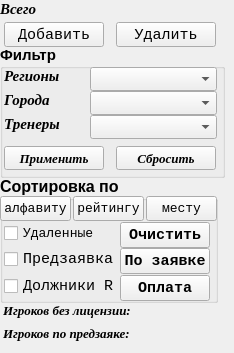
      <widget class="QWidget" name="tab_person">
       <attribute name="title">
        <string>Tab 2</string>
       </attribute>
       <widget class="QLabel" name="label_46">
        <property name="geometry">
         <rect>
          <x>0</x>
          <y>0</y>
          <width>221</width>
          <height>17</height>
         </rect>
        </property>
        <property name="font">
         <font>
          <family>Times New Roman</family>
          <pointsize>11</pointsize>
          <weight>75</weight>
          <italic>true</italic>
          <bold>true</bold>
         </font>
        </property>
        <property name="text">
         <string>Всего</string>
        </property>
       </widget>
       <widget class="QGroupBox" name="groupBox_2">
        <property name="geometry">
         <rect>
          <x>0</x>
          <y>45</y>
          <width>225</width>
          <height>133</height>
         </rect>
        </property>
        <property name="sizePolicy">
         <sizepolicy hsizetype="Preferred" vsizetype="MinimumExpanding">
          <horstretch>0</horstretch>
          <verstretch>0</verstretch>
         </sizepolicy>
        </property>
        <property name="font">
         <font>
          <pointsize>11</pointsize>
          <weight>75</weight>
          <bold>true</bold>
         </font>
        </property>
        <property name="title">
         <string>Фильтр</string>
        </property>
        <widget class="QLabel" name="label_67">
         <property name="geometry">
          <rect>
           <x>4</x>
           <y>22</y>
           <width>71</width>
           <height>18</height>
          </rect>
         </property>
         <property name="font">
          <font>
           <family>Times New Roman</family>
           <pointsize>11</pointsize>
           <italic>true</italic>
          </font>
         </property>
         <property name="text">
          <string>Регионы</string>
         </property>
        </widget>
        <widget class="QComboBox" name="comboBox_fltr_region">
         <property name="geometry">
          <rect>
           <x>90</x>
           <y>22</y>
           <width>127</width>
           <height>24</height>
          </rect>
         </property>
         <property name="sizePolicy">
          <sizepolicy hsizetype="Expanding" vsizetype="Fixed">
           <horstretch>0</horstretch>
           <verstretch>0</verstretch>
          </sizepolicy>
         </property>
         <property name="font">
          <font>
           <family>Times New Roman</family>
           <pointsize>11</pointsize>
          </font>
         </property>
         <property name="editable">
          <bool>false</bool>
         </property>
        </widget>
        <widget class="QLabel" name="label_75">
         <property name="geometry">
          <rect>
           <x>4</x>
           <y>46</y>
           <width>71</width>
           <height>18</height>
          </rect>
         </property>
         <property name="font">
          <font>
           <family>Times New Roman</family>
           <pointsize>11</pointsize>
           <italic>true</italic>
          </font>
         </property>
         <property name="text">
          <string>Города</string>
         </property>
        </widget>
        <widget class="QComboBox" name="comboBox_fltr_city">
         <property name="geometry">
          <rect>
           <x>90</x>
           <y>46</y>
           <width>127</width>
           <height>24</height>
          </rect>
         </property>
         <property name="sizePolicy">
          <sizepolicy hsizetype="Expanding" vsizetype="Fixed">
           <horstretch>0</horstretch>
           <verstretch>0</verstretch>
          </sizepolicy>
         </property>
         <property name="font">
          <font>
           <family>Times New Roman</family>
           <pointsize>11</pointsize>
          </font>
         </property>
         <property name="editable">
          <bool>false</bool>
         </property>
         <property name="insertPolicy">
          <enum>QComboBox::InsertAlphabetically</enum>
         </property>
        </widget>
        <widget class="QLabel" name="label_66">
         <property name="geometry">
          <rect>
           <x>4</x>
           <y>70</y>
           <width>71</width>
           <height>18</height>
          </rect>
         </property>
         <property name="font">
          <font>
           <family>Times New Roman</family>
           <pointsize>11</pointsize>
           <italic>true</italic>
          </font>
         </property>
         <property name="text">
          <string>Тренеры</string>
         </property>
        </widget>
        <widget class="QComboBox" name="comboBox_fltr_coach">
         <property name="geometry">
          <rect>
           <x>90</x>
           <y>70</y>
           <width>127</width>
           <height>24</height>
          </rect>
         </property>
         <property name="sizePolicy">
          <sizepolicy hsizetype="Expanding" vsizetype="Fixed">
           <horstretch>0</horstretch>
           <verstretch>0</verstretch>
          </sizepolicy>
         </property>
         <property name="font">
          <font>
           <family>Times New Roman</family>
           <pointsize>11</pointsize>
          </font>
         </property>
         <property name="editable">
          <bool>false</bool>
         </property>
         <property name="insertPolicy">
          <enum>QComboBox::InsertAlphabetically</enum>
         </property>
        </widget>
        <widget class="QPushButton" name="Button_fltr_list">
         <property name="geometry">
          <rect>
           <x>4</x>
           <y>101</y>
           <width>100</width>
           <height>24</height>
          </rect>
         </property>
         <property name="sizePolicy">
          <sizepolicy hsizetype="Expanding" vsizetype="Fixed">
           <horstretch>0</horstretch>
           <verstretch>0</verstretch>
          </sizepolicy>
         </property>
         <property name="font">
          <font>
           <family>Times New Roman</family>
           <pointsize>10</pointsize>
           <italic>true</italic>
          </font>
         </property>
         <property name="text">
          <string>Применить</string>
         </property>
        </widget>
        <widget class="QPushButton" name="Button_reset_fltr_list">
         <property name="geometry">
          <rect>
           <x>116</x>
           <y>101</y>
           <width>100</width>
           <height>24</height>
          </rect>
         </property>
         <property name="sizePolicy">
          <sizepolicy hsizetype="Expanding" vsizetype="Fixed">
           <horstretch>0</horstretch>
           <verstretch>0</verstretch>
          </sizepolicy>
         </property>
         <property name="font">
          <font>
           <family>Times New Roman</family>
           <pointsize>10</pointsize>
           <italic>true</italic>
          </font>
         </property>
         <property name="text">
          <string>Сбросить</string>
         </property>
        </widget>
       </widget>
       <widget class="QGroupBox" name="groupBox">
        <property name="geometry">
         <rect>
          <x>0</x>
          <y>176</y>
          <width>218</width>
          <height>127</height>
         </rect>
        </property>
        <property name="sizePolicy">
         <sizepolicy hsizetype="Preferred" vsizetype="Preferred">
          <horstretch>0</horstretch>
          <verstretch>0</verstretch>
         </sizepolicy>
        </property>
        <property name="font">
         <font>
          <pointsize>12</pointsize>
          <weight>75</weight>
          <bold>true</bold>
         </font>
        </property>
        <property name="title">
         <string>Сортировка по</string>
        </property>
        <widget class="QPushButton" name="Button_sort_Name">
         <property name="geometry">
          <rect>
           <x>0</x>
           <y>20</y>
           <width>71</width>
           <height>25</height>
          </rect>
         </property>
         <property name="font">
          <font>
           <family>Courier New</family>
           <pointsize>10</pointsize>
           <weight>50</weight>
           <bold>false</bold>
          </font>
         </property>
         <property name="text">
          <string>алфавиту</string>
         </property>
        </widget>
        <widget class="QPushButton" name="Button_sort_R">
         <property name="geometry">
          <rect>
           <x>73</x>
           <y>20</y>
           <width>71</width>
           <height>25</height>
          </rect>
         </property>
         <property name="font">
          <font>
           <family>Courier New</family>
           <pointsize>10</pointsize>
           <weight>50</weight>
           <bold>false</bold>
          </font>
         </property>
         <property name="text">
          <string>рейтингу</string>
         </property>
        </widget>
        <widget class="QPushButton" name="Button_sort_mesto">
         <property name="geometry">
          <rect>
           <x>146</x>
           <y>20</y>
           <width>71</width>
           <height>25</height>
          </rect>
         </property>
         <property name="font">
          <font>
           <family>Courier New</family>
           <pointsize>10</pointsize>
           <weight>50</weight>
           <bold>false</bold>
          </font>
         </property>
         <property name="text">
          <string>месту</string>
         </property>
        </widget>
        <widget class="QCheckBox" name="checkBox_6">
         <property name="geometry">
          <rect>
           <x>4</x>
           <y>46</y>
           <width>113</width>
           <height>22</height>
          </rect>
         </property>
         <property name="font">
          <font>
           <family>Courier New</family>
           <pointsize>10</pointsize>
           <weight>50</weight>
           <bold>false</bold>
          </font>
         </property>
         <property name="text">
          <string>Удаленные</string>
         </property>
         <property name="checkable">
          <bool>true</bool>
         </property>
        </widget>
        <widget class="QPushButton" name="Button_clear_del">
         <property name="geometry">
          <rect>
           <x>120</x>
           <y>46</y>
           <width>90</width>
           <height>26</height>
          </rect>
         </property>
         <property name="font">
          <font>
           <family>Courier New</family>
           <pointsize>11</pointsize>
           <kerning>true</kerning>
          </font>
         </property>
         <property name="text">
          <string>Очистить</string>
         </property>
        </widget>
        <widget class="QCheckBox" name="checkBox_15">
         <property name="geometry">
          <rect>
           <x>4</x>
           <y>72</y>
           <width>113</width>
           <height>22</height>
          </rect>
         </property>
         <property name="font">
          <font>
           <family>Courier New</family>
           <pointsize>11</pointsize>
           <weight>50</weight>
           <bold>false</bold>
          </font>
         </property>
         <property name="text">
          <string>Предзаявка</string>
         </property>
         <property name="checkable">
          <bool>true</bool>
         </property>
        </widget>
        <widget class="QPushButton" name="Button_app">
         <property name="geometry">
          <rect>
           <x>120</x>
           <y>72</y>
           <width>90</width>
           <height>26</height>
          </rect>
         </property>
         <property name="font">
          <font>
           <family>Courier New</family>
           <pointsize>11</pointsize>
          </font>
         </property>
         <property name="text">
          <string>По заявке</string>
         </property>
        </widget>
        <widget class="QCheckBox" name="checkBox_11">
         <property name="geometry">
          <rect>
           <x>4</x>
           <y>99</y>
           <width>113</width>
           <height>22</height>
          </rect>
         </property>
         <property name="font">
          <font>
           <family>Courier New</family>
           <pointsize>11</pointsize>
           <weight>50</weight>
           <bold>false</bold>
          </font>
         </property>
         <property name="text">
          <string>Должники R</string>
         </property>
         <property name="checkable">
          <bool>true</bool>
         </property>
        </widget>
        <widget class="QPushButton" name="Button_pay_R">
         <property name="geometry">
          <rect>
           <x>120</x>
           <y>99</y>
           <width>90</width>
           <height>26</height>
          </rect>
         </property>
         <property name="font">
          <font>
           <family>Courier New</family>
           <pointsize>11</pointsize>
           <kerning>true</kerning>
          </font>
         </property>
         <property name="text">
          <string>Оплата</string>
         </property>
        </widget>
       </widget>
       <widget class="QLabel" name="label_dolg_R">
        <property name="geometry">
         <rect>
          <x>3</x>
          <y>300</y>
          <width>201</width>
          <height>21</height>
         </rect>
        </property>
        <property name="font">
         <font>
          <family>Times New Roman</family>
          <pointsize>10</pointsize>
          <weight>75</weight>
          <italic>true</italic>
          <bold>true</bold>
         </font>
        </property>
        <property name="text">
         <string>Игроков без лицензии:</string>
        </property>
       </widget>
       <widget class="QLabel" name="label_predzayavka">
        <property name="geometry">
         <rect>
          <x>3</x>
          <y>323</y>
          <width>211</width>
          <height>21</height>
         </rect>
        </property>
        <property name="font">
         <font>
          <family>Times New Roman</family>
          <pointsize>10</pointsize>
          <weight>75</weight>
          <italic>true</italic>
          <bold>true</bold>
         </font>
        </property>
        <property name="text">
         <string>Игроков по предзаяке:</string>
        </property>
       </widget>
       <widget class="QPushButton" name="Button_add_edit_player">
        <property name="geometry">
         <rect>
          <x>4</x>
          <y>22</y>
          <width>100</width>
          <height>25</height>
         </rect>
        </property>
        <property name="font">
         <font>
          <family>Courier New</family>
          <pointsize>11</pointsize>
          <italic>false</italic>
         </font>
        </property>
        <property name="text">
         <string>Добавить</string>
        </property>
       </widget>
       <widget class="QPushButton" name="Button_del_player">
        <property name="geometry">
         <rect>
          <x>116</x>
          <y>22</y>
          <width>100</width>
          <height>25</height>
         </rect>
        </property>
        <property name="sizePolicy">
         <sizepolicy hsizetype="Minimum" vsizetype="Fixed">
          <horstretch>0</horstretch>
          <verstretch>0</verstretch>
         </sizepolicy>
        </property>
        <property name="font">
         <font>
          <family>Courier New</family>
          <pointsize>11</pointsize>
          <italic>false</italic>
         </font>
        </property>
        <property name="text">
         <string>Удалить</string>
        </property>
       </widget>
      </widget>
